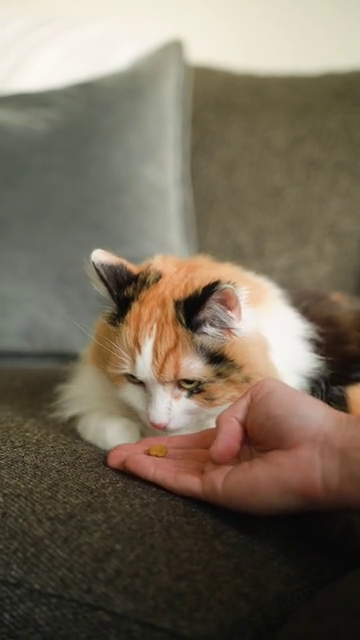
#> input picture frame 48 of video.mp4, 360 x 640 px
$ python '연습.py'
#> lines starting #> are read from the running program, lines starting #| are printed output that depends on the picture; after the words box and inside, x2 and y2 are one past the last pixel; in counts of white or black regions, pixels touching at a corner belong together
import cv2
import random

'''
img=cv2.imread('img.jpg')
cv2.imshow('test',img)
cv2.waitKey(0)

radius=30
color=(255,255,0)
thick=2
cv2.circle(img,(300,300),radius,color,thick,cv2.LINE_AA)
cv2.imshow('test',img)

cv2.waitKey(0)

'''

cap=cv2.VideoCapture('video.mp4')


thick=2
while cap.isOpened() :
    ret, frame=cap.read()
#> frame is the input picture: shape (640, 360, 3); mean B, G, R 89.9, 106.5, 117.6
    if not ret :
        print('no more frame')
        break

    cv2.imshow('video', frame)
    color = (random.randrange(0, 255), random.randrange(0, 255), random.randrange(0, 255))
    center =(random.randrange(1, 300), random.randrange(1, 600))
    radius = random.randrange(5,100)
    if random.random()>0.5:
        cv2.circle(frame, center, radius, color, thick, cv2.LINE_AA)
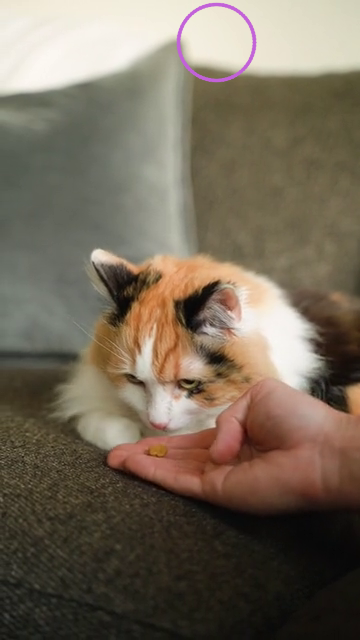
#> frame: shape (640, 360, 3); 0.52% of pixels changed, all inside (x1, y1, x2, y2) = (176, 2, 257, 83)
        cv2.imshow('video', frame)
    else :
        cv2.circle(frame, center, radius, color, cv2.FILLED, cv2.LINE_AA)
        cv2.imshow('video', frame)

    if cv2.waitKey(20) == ord('q') :
#> (key q is pressed here)
        print('quit by user input')
        break
cap.release()


cv2.destroyAllWindows()

$ run again, starting later in the video
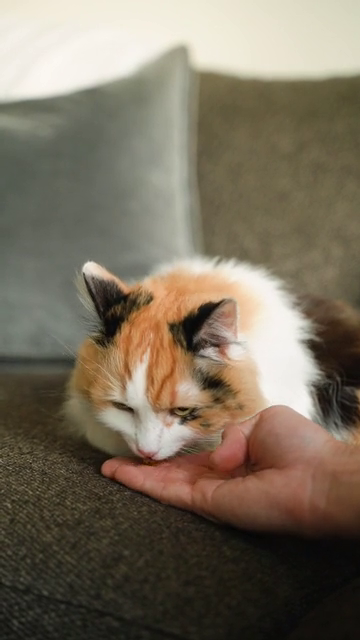
#> input picture frame 218 of video.mp4, 360 x 640 px
#> frame is the input picture: shape (640, 360, 3); mean B, G, R 93.6, 110.4, 121.1
#> `cv2.circle(frame, center, radius, color, thick, cv2.LINE_AA)`:
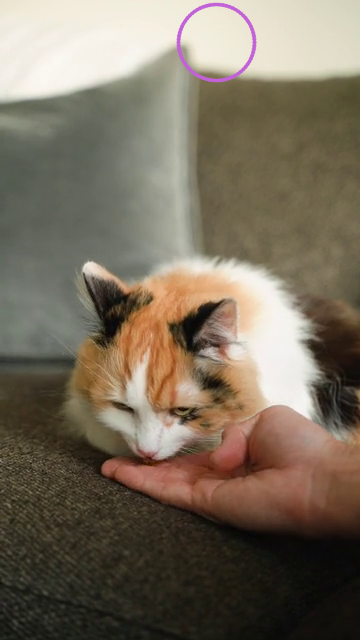
#> frame: shape (640, 360, 3); 0.52% of pixels changed, all inside (x1, y1, x2, y2) = (176, 2, 257, 83)

$ run again, starting later in the video
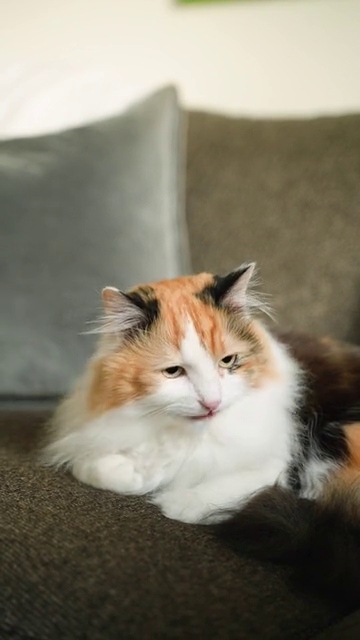
#> input picture frame 388 of video.mp4, 360 x 640 px
#> frame is the input picture: shape (640, 360, 3); mean B, G, R 111, 127, 132.9
#> `cv2.circle(frame, center, radius, color, thick, cv2.LINE_AA)`:
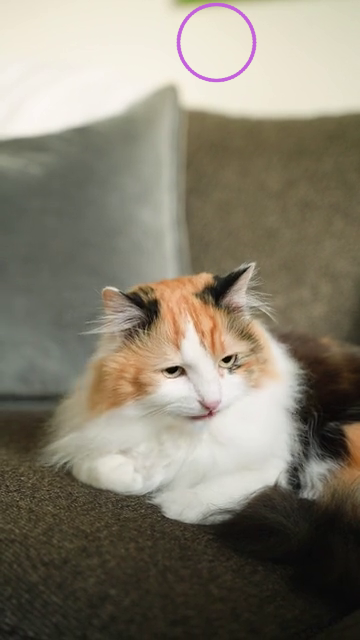
#> frame: shape (640, 360, 3); 0.52% of pixels changed, all inside (x1, y1, x2, y2) = (176, 2, 257, 83)
